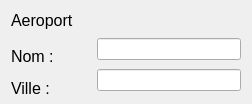
<?xml version="1.0" encoding="UTF-8"?>
<ui version="4.0">
 <class>EmployeShow</class>
 <widget class="QWidget" name="EmployeShow">
  <property name="geometry">
   <rect>
    <x>0</x>
    <y>0</y>
    <width>252</width>
    <height>104</height>
   </rect>
  </property>
  <property name="minimumSize">
   <size>
    <width>252</width>
    <height>104</height>
   </size>
  </property>
  <property name="maximumSize">
   <size>
    <width>252</width>
    <height>120</height>
   </size>
  </property>
  <property name="windowTitle">
   <string>Form</string>
  </property>
  <layout class="QGridLayout" name="gridLayout">
   <item row="3" column="1">
    <widget class="QLineEdit" name="Ville"/>
   </item>
   <item row="2" column="1">
    <widget class="QLineEdit" name="Nom"/>
   </item>
   <item row="0" column="0">
    <widget class="QLabel" name="label_3">
     <property name="font">
      <font>
       <pointsize>12</pointsize>
      </font>
     </property>
     <property name="text">
      <string>Aeroport</string>
     </property>
    </widget>
   </item>
   <item row="3" column="0">
    <widget class="QLabel" name="label_2">
     <property name="minimumSize">
      <size>
       <width>0</width>
       <height>40</height>
      </size>
     </property>
     <property name="font">
      <font>
       <pointsize>12</pointsize>
      </font>
     </property>
     <property name="text">
      <string>Ville :</string>
     </property>
    </widget>
   </item>
   <item row="0" column="1">
    <spacer name="verticalSpacer">
     <property name="orientation">
      <enum>Qt::Vertical</enum>
     </property>
     <property name="sizeHint" stdset="0">
      <size>
       <width>20</width>
       <height>40</height>
      </size>
     </property>
    </spacer>
   </item>
   <item row="2" column="0">
    <widget class="QLabel" name="label">
     <property name="minimumSize">
      <size>
       <width>80</width>
       <height>40</height>
      </size>
     </property>
     <property name="maximumSize">
      <size>
       <width>80</width>
       <height>16777215</height>
      </size>
     </property>
     <property name="font">
      <font>
       <pointsize>12</pointsize>
      </font>
     </property>
     <property name="text">
      <string>Nom :</string>
     </property>
    </widget>
   </item>
  </layout>
 </widget>
 <resources/>
 <connections/>
</ui>
